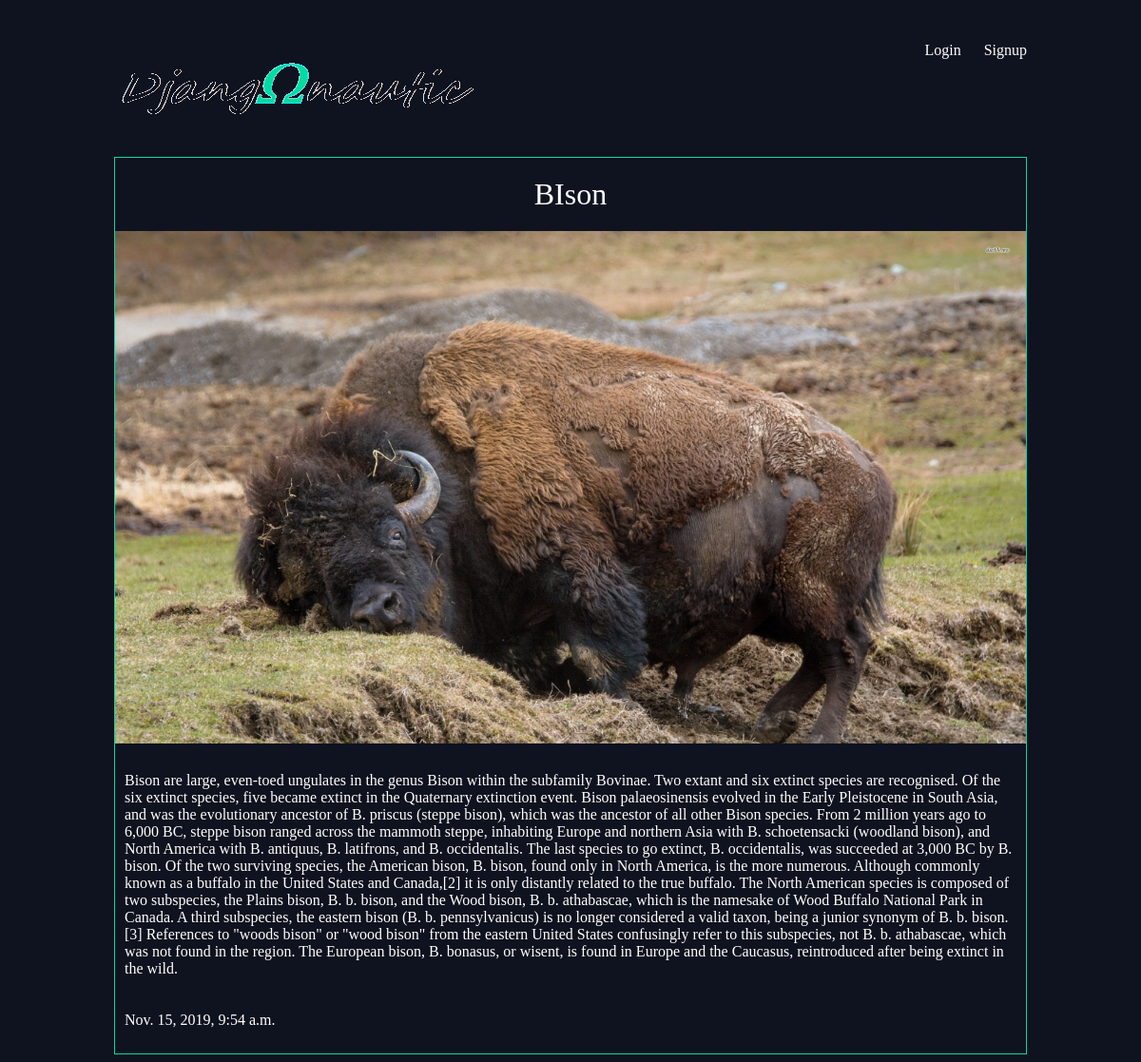
Screenshot of /articles/bison/ with the database file from the repository.
### articles/models.py (models this page shows, shortened)
class Article(models.Model):
    title = models.CharField(max_length=100)
    slug = models.SlugField()
    body = models.TextField()
    date = models.DateTimeField(auto_now_add=True)
    thumb = models.ImageField(default='default.png', blank=True)
    author = models.ForeignKey(User, default=None, on_delete=models.CASCADE)

### articles/views.py (the view)
# urls.py: url(r'^(?P<slug>[\w-]+)/$', views.article_detail, name="detail",),
def article_detail(request, slug):
    article = Article.objects.get(slug=slug)
    return render(request, 'articles/article_detail.html', { 'article': article })

### articles/templates/articles/article_detail.html
{% extends 'base_layout.html' %}
{% block content %}
<div class="article_detail">
  <div class="article">
    <h2>{{ article.title }}</h2>
    <img src="{{ article.thumb.url }}" />
    <p>{{ article.body }}</p>
    <p>{{ article.date }}</p>
  </div>
</div>
{% endblock %}

### assets/styles.css (style rules this page uses)
body { background-color: #0f121f; background-image: url(90445.jpg); background-repeat: no-repeat; color: #fff; }
body * { font-family: Ubuntu; }
h1, h2, h3, h4, h5 { font-weight: normal; margin: 0; }
.article { padding: 10px; border: 1px solid #00dba0; position: relative; padding-bottom: 40px; }
.article h2 { font-size: 1.2em; }
.article_detail .article { padding: 0; }
.article_detail .article img { max-width: 100%; }
.article_detail .article h2 { text-align: center; margin: 20px auto; font-size: 2em; }
.article_detail .article p { text-align: left; padding: 10px; }

### rows the page displays
Article: title "BIson", thumb (picture), body "Bison are large, even-toed ungulates in the genus Bison within the subfamily Bovinae. Two extant and six extinct species are recognised. Of the six extinct species, five became extinct in the Quaternary extinction event. Bison palaeosinensis evolved in the Early Pleistocene in South Asia, and was the evolutionary ancestor of B. priscus (steppe bison), which was the ancestor of all other Bison species. From 2 million years ago to 6,000 BC, steppe bison ranged across the mammoth steppe, inhabiting Europe and northern Asia with B. schoetensacki (woodland bison), and North America with B. antiquus, B. latifrons, and B. occidentalis. The last species to go extinct, B. occidentalis, was succeeded…", date "Nov. 15, 2019, 9:54 a.m."
